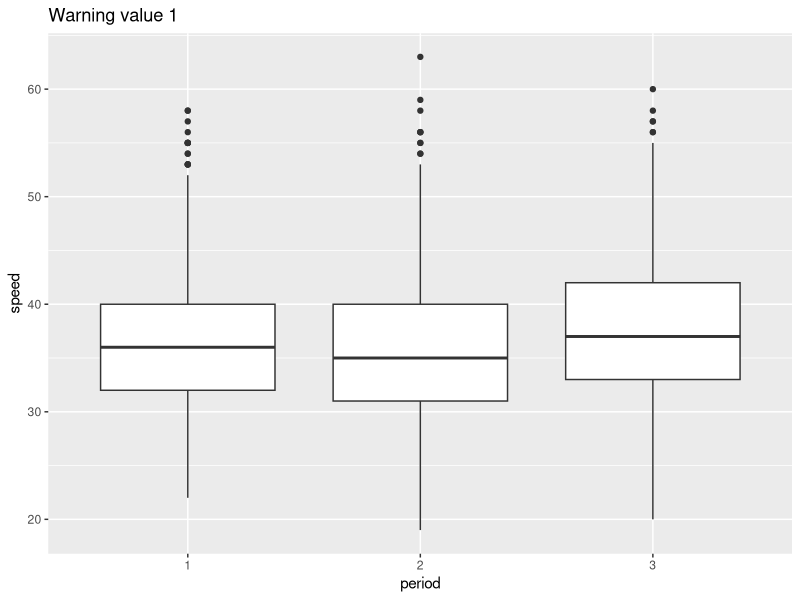
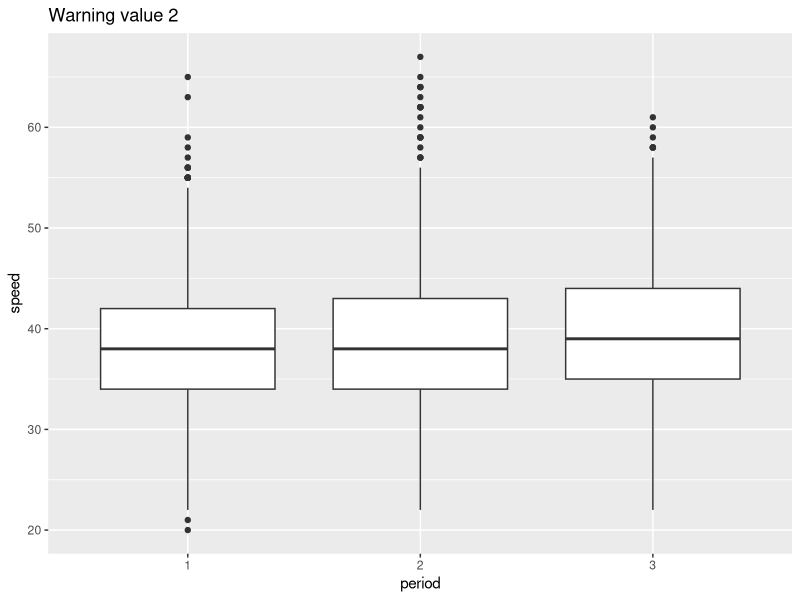
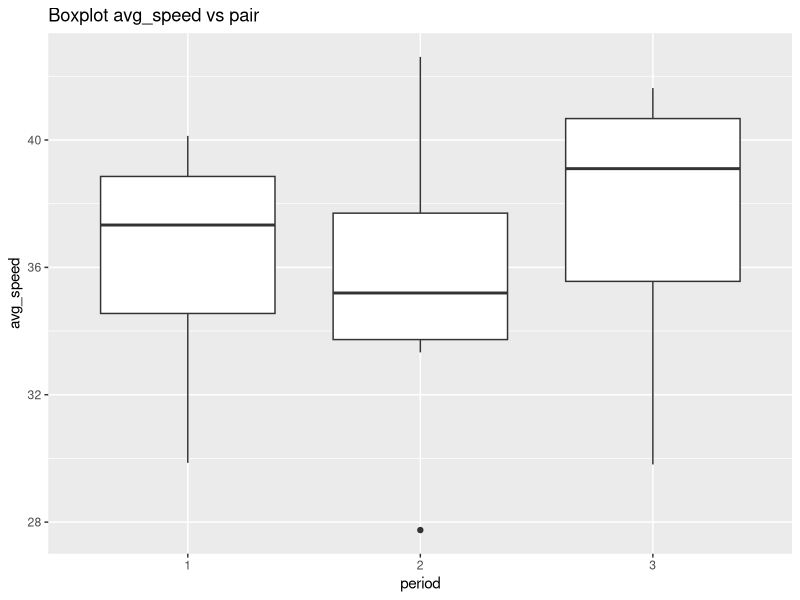
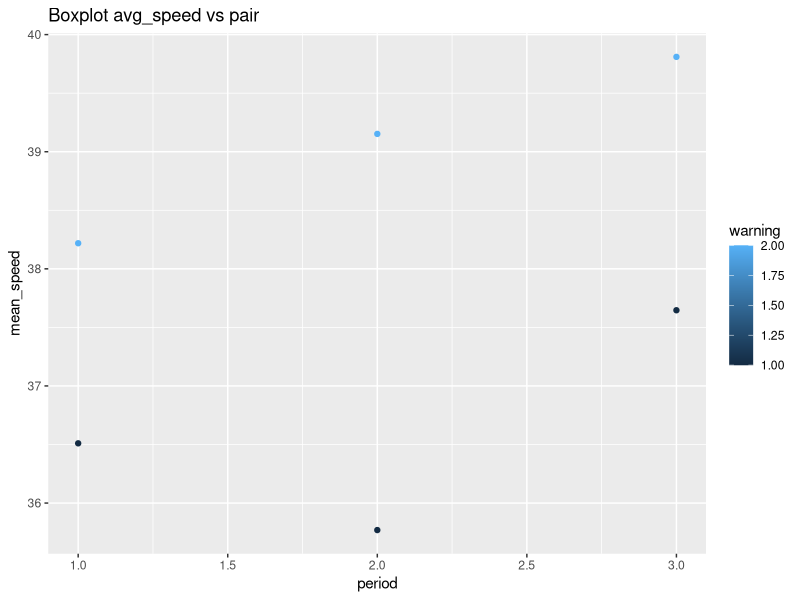
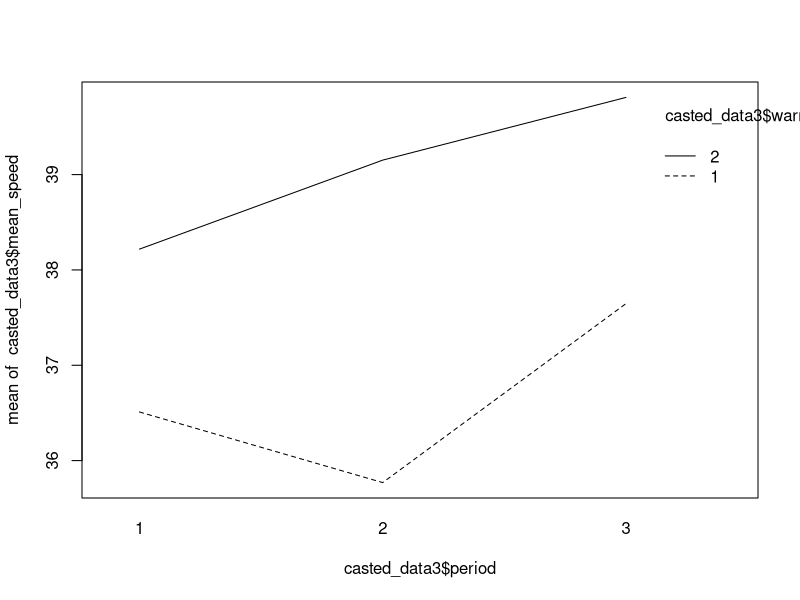

Recreate these plots in R, in order.
### Stats with R Exercise sheet 6

##########################
# ANOVA
##########################

## This exercise sheet contains the exercises that you will need to complete and 
## submit by 23:55 on Monday, January 04. Write the code below the questions. 
## If you need to provide a written answer, comment this out using a hashtag (#). 
## Submit your homework via moodle.
## You are required to work together in groups of three students.
## You need to provide a serious attempt to each exercise in order to have
## the assignment graded as complete. 

## Please write below your (and your teammates) name, matriculation number. 
## Name: Divesh Kumar
## Matriculation number: 7010048

## Name: Aleena Siji
## Matriculation number: 7010829 

## Name: Deepa Rani Mahato
## Matriculation number: 7012336

## Change the name of the file by adding your matriculation numbers
## (sheet06_7010048_7010829_7012336.R)

###########################################################################################



#######################
### Exercise 1: Preparation
#######################

library(boot)
library(ggplot2)
library(reshape)

# This time we will be working with the "amis" data frame (package 'boot') that has 
# 8437 rows and 4 columns.

# In a study into the effect that warning signs have on speeding patterns, 
# Cambridgeshire County Council considered 14 pairs of locations. The locations were 
# paired to account for factors such as traffic, volume and type of road. One site in 
# each pair had a sign erected warning of the dangers of speeding and asking drivers 
# to slow down. No action was taken at the second site. Three sets of measurements 
# were taken at each site. 
# Each set of measurements was nominally of the speeds of 100 cars but not all sites 
# have exactly 100 measurements. These speed measurements were taken before the 
# erection of the sign, shortly after the erection of the sign, and again after 
# the sign had been in place for some time.

# a) For the further reference please use ?amis. 
# It may take some time to understand the dataset. 
?amis

# b) Load the dataset, store it into a variable called "data", and briefly inspect it. 
# Feel free to make some plots and calculate some statistics in order to understand 
# the data.
data <- amis
head(data)

# c) All our columns have numeric type. Convert the categorial columns to factors.
str(data)
data$period = as.factor(data$period)
data$warning = as.factor(data$warning)
data$pair = as.factor(data$pair)
# As except speed all other variables are categorical.

# d) Plot boxplots for the distribution of `speed` for each of the `period` values 
# (before, immediately after and after some time). Build 2 plots (each containing 3 
# boxplots) side by side depending on the `warning` variable.
# (For all plots here and below please use ggplot)
dWarning1 = subset(data, warning == 1)
dWarning2 = subset(data, warning == 2)
# Box Plot for data with Warning 1
ggplot(dWarning1, aes(x = period,y = speed))+
  geom_boxplot() + ggtitle("Warning value 1")
# Box Plot for data with Warning 2
ggplot(dWarning2, aes(x = period,y = speed))+
  geom_boxplot()  + ggtitle("Warning value 2")


# e) What can you conclude looking at the plots? What can you say about people's 
# behaviour in different periods: before, immediately after and after some time?
# Regarding readings with Warning 1 we can see that the mean speed dropped immediately
# after the sign was erected however in "after some time" situation mean speed increased
# indicating that people started ignoring the warning signs.


# f) What are your ideas about why the data with warning==2 (sites where no sign was 
# erected) was collected?
# to differentiate between the effect of having a sign versus random changes in speed


#######################
### Exercise 2: 1-way ANOVA
#######################

# a) First let's create a new data frame which will be used for all exercise 2.
# For the 1-way ANOVA we will be working with a subset of `amis` using only the 
# data for sites where warning signs were erected, which corresponds to warning==1. 
# Therefore first subset your data to filter out warning==2 and then apply cast() 
# to average "speed" over each "pair" and "period". 
# Assign this new data frame to the variable casted_data.
Warning1 = subset(data, warning == 1)
casted <-  cast(Warning1, period + pair ~ .,  mean, value = "speed", na.RM = TRUE)
colnames(casted) <- c("period", "pair", "avg_speed")
Warning1
casted

# b) Build boxplots of the average speed depending on "period".
ggplot(casted, aes(x = period,y = avg_speed))+
  geom_boxplot()  + ggtitle("Boxplot avg_speed vs pair")

# c) Looking at the boxplots, is there a difference between the periods?
# Yes, in the "immediately after installing sign period" the avg_speed dropped from
# the avg_speed when no warning sign was installed, however in "after some time" phase
# the avg_speed actually increased even higher than the pre warning sign phase.


# Now, let's check the ANOVA assumptions and whether they are violated or not 
# and why.

# d) Independence assumption
# (Figure out the best way to check this assumption and give a detailed justified 
# answer to whether it is violated or not.)



# e) Normality of residuals
# (Figure out the best way to check this assumption and give a detailed justified 
# answer to whether it is violated or not.)



# f) Homogeneity of variance of residuals
# (Figure out the best way to check this assumption and give a detailed justified 
# answer to whether it is violated or not.)



# g) Now we are ready to perform 1-way ANOVA: please use the function aov() on the 
# speed depending on the period, report p-value and interpret the result in details.
summary(aov(avg_speed ~ period , data=casted))

# h) what were the degrees of freedom from the result in part g)
# 2 degrees of freedom for period and 39 for Residuals

# i) Calcuate the effect size and interpret the results. 

# j) Please do pairwise t-tests of the same variables as in g) using pairwise.t.test().


# k) Report the pairwise p-values and interpret the result in detail.


# l) Try to use no adjustment for pairwise testing and then the Bonferroni correction.
# Does the result change? 

# m) If the results change why do they? What does Bonferroni correction do?


# n) If the assumption of Normality does not hold, which test would you be using in this scenario.

#######################
### Exercise 3: 2-way ANOVA
#######################
# a) Now we want to analyze the influence of 2 categorial variables 
# (period and warning) on the speed.
# So let's turn back to our initial dataset amis (not its subset with warning==1).
# First, we need to average the speed over each `pair`, `warning` and `period
# Cast your data again and assign the resuts to casted_data2.
casted_data2 <- cast(amis, period + pair + warning ~ .,  mean, value = "speed", na.RM = TRUE)
colnames(casted_data2) <- c("period", "pair", "warning", "avg_speed")
casted_data2 

# b) Calculate the mean for each of the 6 possible pairs of `period` and `warning`.
casted_data3 <- cast(casted_data2, period + warning ~ .,  mean, value = "avg_speed", na.RM = TRUE)
colnames(casted_data3) <- c("period","warning","mean_speed")
casted_data3

# c) Do you think there is a significant difference between some of the groups?
# Yes, there seems to be significant difference betweeen some of the groups, for example, between 35.7 and 39.8 

# d) State the main difference between the applicabilty of 1-way and 2-way ANOVA.
# 1-way anova is used when we test for difference in means between different levels of one factor variable. 
# 2-way anova is used when we test for difference in means between different levels of more than one factor variables. 
# here, there are two variables - period and warning - that could have an effect on the data and could also be interacting with one another.

# e) Now apply the 2-way ANOVA: please use the function aov() on the speed depending 
# on the period and warning.
# Report the p-value and interpret the result in detail. Properly formulate the findings!
summary(aov(mean_speed ~ period + warning, data=casted_data3))

ggplot(casted_data3, aes(x = period, y = mean_speed, color=warning))+
  geom_point()+ggtitle("Boxplot avg_speed vs pair")
interaction.plot(casted_data3$period, casted_data3$warning, casted_data3$mean_speed)

# p-value of 0.0185 indicates a slightly significant effect by the warning sign.
# on analyzing more with the interaction plot, we find that there is an effect of warning sign in period ""immediately after installing sign"
# because the avg_speed drops significantly. However, in other periods, the effect of having a sign vs no having a sign is not significant.

# f) What do you conclude about the behaviour of drivers based on the 2-way ANOVA?
# We could conclude that drivers tend to reduce speed when they encounter for the first time but once they get used to the sign, they ignore it. 
